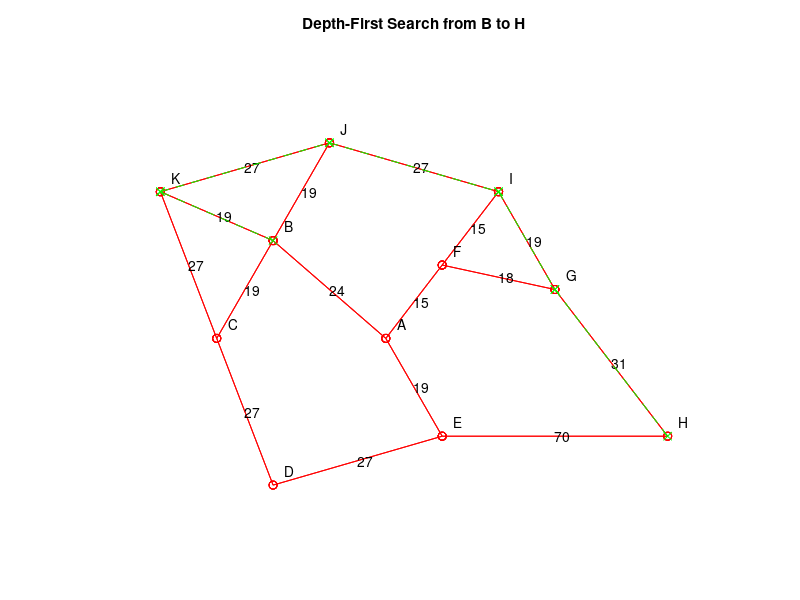

Write MATLAB code to recreate this figure.
% Depth-first graph search
function grDFS
	pause(1)
	figure
    [A coord] = makeGraph; % call script to make the graph:
    gplot(A, coord, 'ro-')
    hold on
    for index = 1:length(coord)
        str = char('A' + index - 1);
        text(coord(index,1) + 0.2, ...
            coord(index,2) + 0.3, str);
    end
	showCosts(coord, A);
    axis([0 11 0 10]); axis off; hold on
    start = 2
    target = 8
    s = push([], start);
    while ~isempty(s)
        [s current] = pop(s);
        if current(end) == target % success exit
            D = sparse([0]);
            for ans = 1:length(current)-1
                D(current(ans), current(ans+1)) = 1;
            end
            gplot(D, coord, 'gx--')
			title('Depth-First Search from B to H')
            return; % exit the function
        end % if current == target
        thisNode = current(end);
        children = find(A(thisNode,:) ~= 0);
        for thisChild = children
            if ~any(thisChild == current)
                s = push(s, [current thisChild]);
            end % if ~any(thisChild == current)
        end % for thisChild = children
    end % while s not empty
    % if we reach here we never found a path
    D = [];
end
function showCosts(co, A)
	n = length(A);
	for r = 1:n
        for c = r+1:n
            if A(r,c) > 0
                str = num2str(A(r,c));
                c1 = co(r,:);
                c2 = co(c,:);
                at = (c1 + c2) ./ 2;
                text(at(1),at(2), str);
            end
        end
    end
end
function [A coord] = makeGraph
    % edge weights
    cost = [24 19 15 19 19 19 27 27 27 70 18 15 31 19 27 27];
    % edge directions
    dir = [2 2 2 2 2 2 2 2 2 2 2 2 2 2 2 2];
    % connectivity
    node = [ 1 2 3 0	% edges from A
        1 4 5 6			% edges from B
        4 7 8 0			% edges from C
        7 9 0 0			% edges from D
        2 9 10 0		% edges from E
        3 11 12 0		% edges from F
        11 13 14 0		% edges from G
        10 13 0 0		% edges from H
        12 14 15 0		% edges from I
        5 15 16 0		% edges from J
        6 8 16 0]		% edges from K
    % coordinates
    coord = [   5 4 	% A
                3 6 	% B
                2 4 	% C
                3 1 	% D
                6 2 	% E
                6 5.5 	% F 
                8 5 	% G
                10 2 	% H
                7 7 	% I
                4 8 	% J
                1 7];	% K
    A = grAdjacency( node, cost, dir );
end
function A = grAdjacency( node, cost, dir )
    % compute an adjacency matrix.
    % it should contain the weight from one
    % node to another (0 if the nodes
    %	are not connected)
    [m cols] = size(node);
    n = length(cost);
    k = 0;
    % iterate across the edges
    %	finding the nodes at each end of the edge
    for is = 1:n
        iv = 0;
        for ir = 1:m
            for ic = 1:cols
                if node(ir, ic) == is
                    iv = iv + 1;
                    if iv > 2
                        error('bad intersection matrix');
                    end
                    ij(iv) = ir;
                end
            end
        end
        if iv ~= 2
            error(sprintf('didn''t find both ends of edge %d', is));
        end
        t = cost(is);
        if dir(is) ~= -1
            k = k + 1;
            ip(k) = ij(1); jp(k) = ij(2); tp(k) = t;
        end
        if dir(is) ~= 1
            k = k + 1;
            ip(k) = ij(2); jp(k) = ij(1); tp(k) = t;
        end
    end
    A = sparse( ip, jp, tp );
end
function s = push(s, data)
    % push onto a stack
    s = [s {data}];
end
function [s ans] = pop(s)
    % pop off a stack
    ans = s{end};
    s = s(1:(end-1));
end
